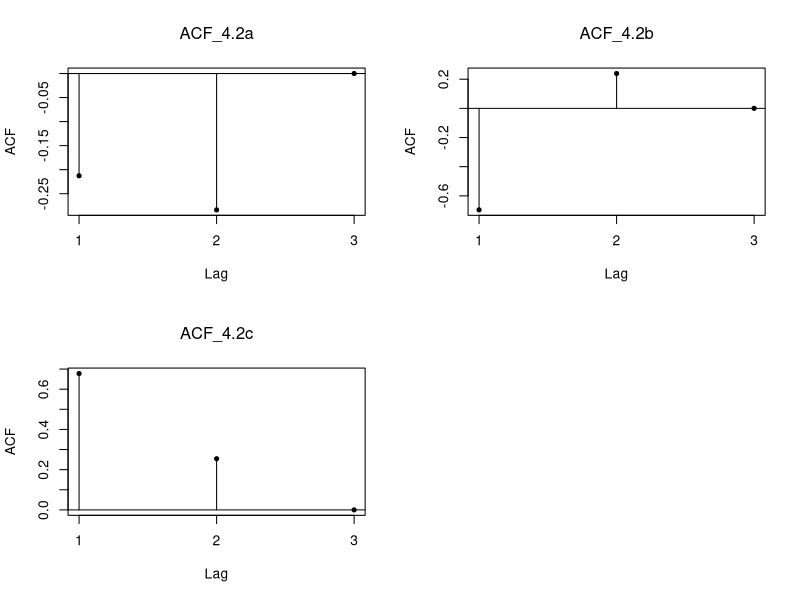
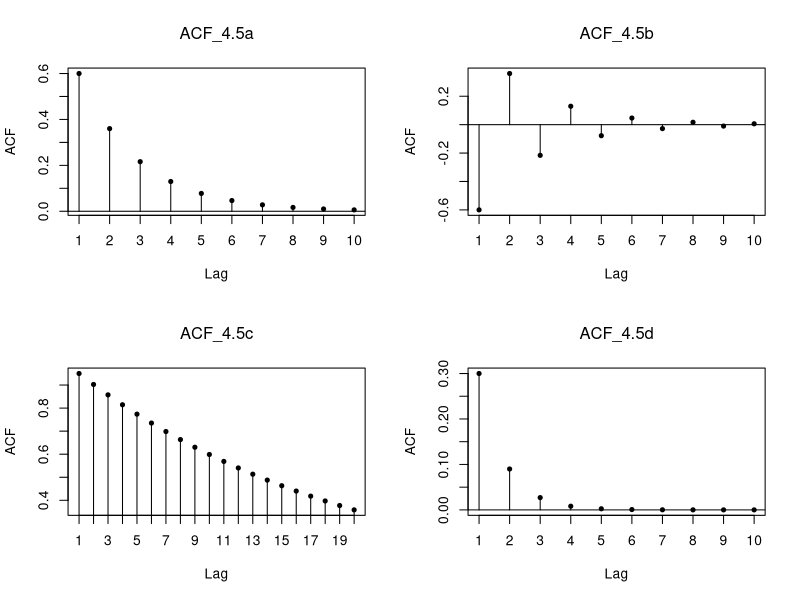
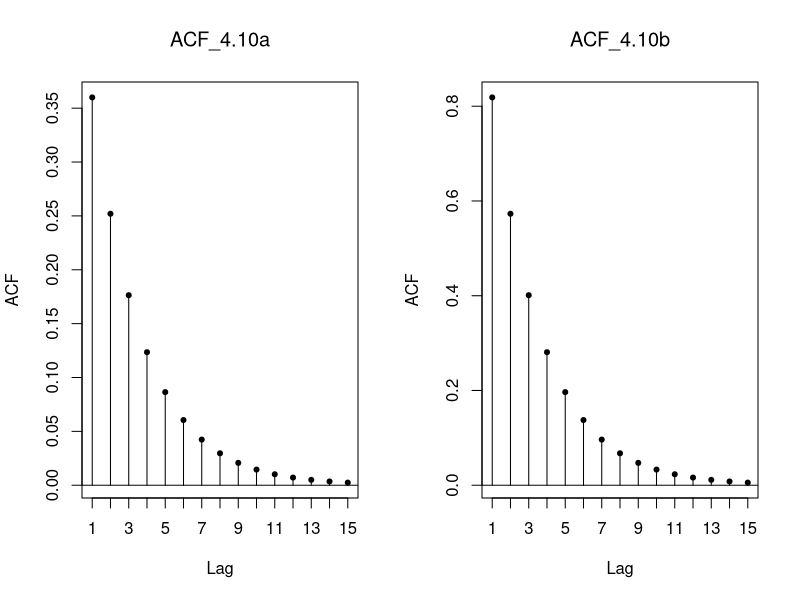

Write R code to recreate these figures, in order.
## ---- chunk 1
ACF_4.2a = ARMAacf(ma = c(-0.5,-0.4));
ACF_4.2b = ARMAacf(ma = c(-1.2,0.7));
ACF_4.2c = ARMAacf(ma = c(1,0.6));
## ---- chunk 2
ACFplot = function(acf)
{
  plot(y = acf[-1], x = 1:(length(acf)-1), 
       main=substitute(acf), xlab = "Lag", ylab = "ACF", type = c("h"),  xaxt="n")
  abline(h = 0)
  axis(at = 1:(length(acf)-1), side = 1)
  points(y = acf[-1], x = 1:(length(acf)-1), pch = 20)
}

op = par(mfrow=c(2,2))
ACFplot(ACF_4.2a)
ACFplot(ACF_4.2b)
ACFplot(ACF_4.2c)
## ---- chunk 3
ACF_4.5a = ARMAacf(ar = 0.6, lag.max = 10); ACF_4.5a
ACF_4.5b = ARMAacf(ar = -0.6, lag.max = 10); ACF_4.5b
ACF_4.5c = ARMAacf(ar = 0.95, lag.max = 20); ACF_4.5c
ACF_4.5d = ARMAacf(ar = 0.3, lag.max = 10); ACF_4.5d
## ---- chunk 4
op = par(mfrow=c(2,2))
ACFplot(ACF_4.5a)
ACFplot(ACF_4.5b)
ACFplot(ACF_4.5c)
ACFplot(ACF_4.5d)
## ---- chunk 5
ACF_4.10a = ARMAacf(ar = 0.7, ma = -0.4, lag.max = 15);
ACF_4.10b = ARMAacf(ar = 0.7, ma = 0.4, lag.max = 15);

op = par(mfrow=c(1,2))
ACFplot(ACF_4.10a)
ACFplot(ACF_4.10b)
